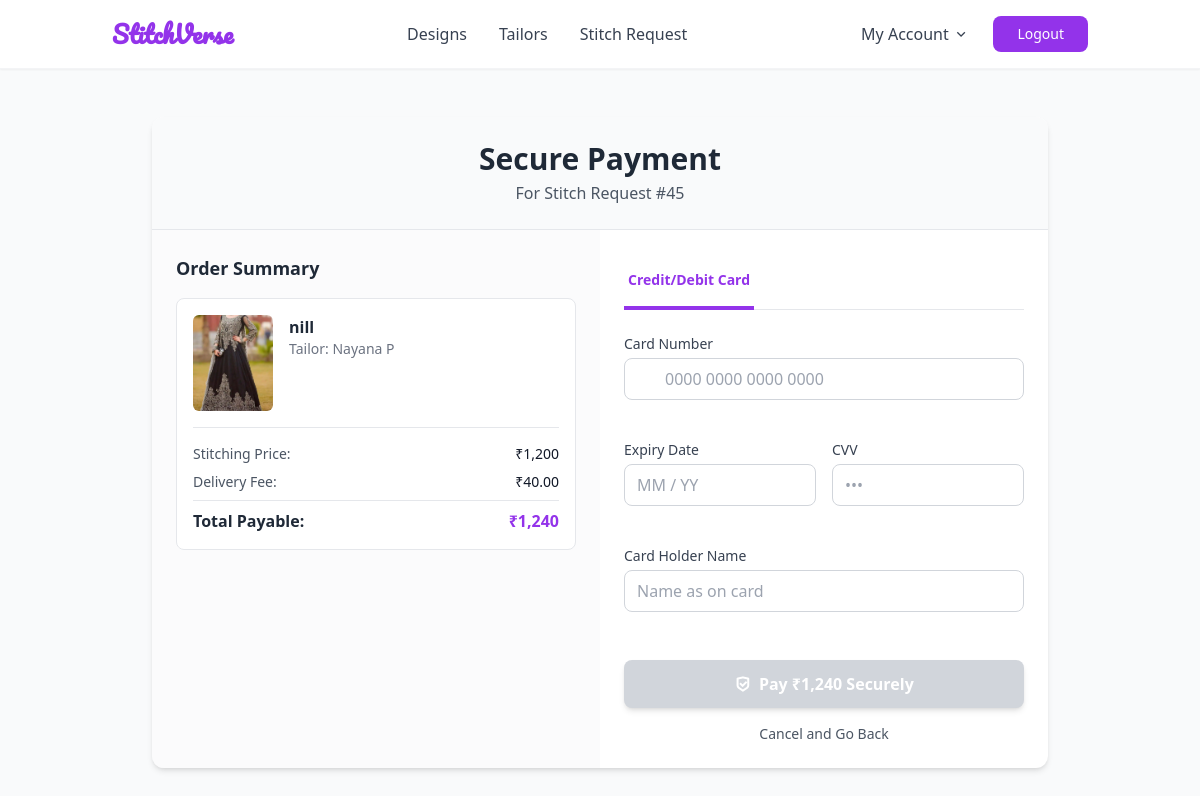
The page /payment1.php?order_id=45 (signed in) on the database its author committed.
### tables this page shows
CREATE TABLE IF NOT EXISTS `stitchreq` (
  `sdid` int NOT NULL AUTO_INCREMENT,
  `tid` int NOT NULL,
  `uid` int NOT NULL,
  `sdname` varchar(255) NOT NULL,
  `sdtype` varchar(50) NOT NULL,
  `sfabric` varchar(50) NOT NULL,
  `scolor` varchar(50) DEFAULT NULL,
  `spattern` varchar(50) DEFAULT NULL,
  `sneck` varchar(50) DEFAULT NULL,
  `sshoulder` varchar(50) DEFAULT NULL,
  `ssleeve` varchar(50) DEFAULT NULL,
  `sinstructions` varchar(255) DEFAULT NULL,
  `scustom` text,
  `spriority` varchar(50) DEFAULT 'Standard',
  `sddate` date DEFAULT NULL,
  `simg` text,
  `scomments` text,
  `sprice` decimal(10,2) DEFAULT NULL,
  `sstatus` varchar(50) DEFAULT 'Pending',
  PRIMARY KEY (`sdid`)
);

CREATE TABLE IF NOT EXISTS `treg` (
  `tid` int NOT NULL AUTO_INCREMENT,
  `tname` varchar(50) NOT NULL,
  `email` varchar(70) NOT NULL,
  `address` varchar(100) NOT NULL,
  `city` varchar(20) NOT NULL,
  `distri` varchar(20) NOT NULL,
  `pinc` int NOT NULL,
  `phone` varchar(12) NOT NULL,
  `spect` varchar(85) NOT NULL,
  `quali` varchar(50) NOT NULL,
  PRIMARY KEY (`tid`)
);

### databasecon.php (called while the page is built, shortened)
<?php
class DatabaseCon {
    private $dbhost = 'localhost';
    private $dbuser = 'root';
    private $dbpass = '';
    private $db = 'stitchverse1';
    private $conn;
    public function __construct() {
        $this->conn = mysqli_connect($this->dbhost, $this->dbuser, $this->dbpass, $this->db);
    }
    public function selectData($query, $types = "", ...$params) {
        $stmt = $this->conn->prepare($query);
        if ($types != "" && count($params) > 0) {
            $stmt->bind_param($types, ...$params);
        }
        $stmt->execute();
        return $stmt->get_result();
    }
}
?>

### payment1.php (the view, shortened to what this page needs)
<?php
require 'databasecon.php';
$db = new DatabaseCon();
$order_id = $_GET['order_id'];
$customer_id = $_SESSION['user_id'];
$sql = "SELECT sr.*, c.cname, t.tname
        FROM stitchreq sr
        JOIN creg c ON sr.uid = c.cid
        LEFT JOIN treg t ON sr.tid = t.tid
        WHERE sr.sdid = ? AND sr.uid = ?";
$result = $db->selectData($sql, "ii", $order_id, $customer_id);
if ($result && $result->num_rows === 1) {
    $order = $result->fetch_assoc();
} else {
    die("Error: Could not find the specified order for your account.");
}
$sql_payment = "SELECT pid FROM payment WHERE order_id = ? AND pstatus = 'Paid'";
$payment_result = $db->selectData($sql_payment, "i", $order_id);
$is_paid = ($payment_result && $payment_result->num_rows > 0);
?>
<!DOCTYPE html>
<html lang="en">
<head>
    <script src="https://cdn.tailwindcss.com"></script>
    <link href="https://cdn.jsdelivr.net/npm/remixicon@4.2.0/fonts/remixicon.css" rel="stylesheet" />
</head>
<body class="bg-gray-50 min-h-screen">
    <header class="bg-white shadow-sm border-b border-gray-100 sticky top-0 z-50">
      <div class="container mx-auto px-6 py-4">
        <div class="flex items-center justify-between">
          <a href="customerhome.php" class="text-2xl font-bold text-purple-600 font-pacifico">StitchVerse</a>
          <nav class="hidden md:flex items-center space-x-8">
            <a href="viewdesigns.php" class="text-gray-700 hover:text-purple-600 transition-colors">Designs</a>
            <a href="cviewt.php" class="text-gray-700 hover:text-purple-600 transition-colors">Tailors</a>
            <a href="customreq1.php" class="text-gray-700 hover:text-purple-600 transition-colors">Stitch Request</a>
          </nav>
          <div class="hidden md:flex items-center space-x-6">
            <div class="relative" id="profile-dropdown-container">
              <button id="profile-dropdown-button" class="flex items-center text-gray-700 hover:text-purple-600 focus:outline-none transition-colors">
                <span class="font-medium">My Account</span>
                <i class="ri-arrow-down-s-line ml-1"></i>
              </button>
            </div>
            <a href="logout.php" class="bg-purple-600 text-white px-6 py-2 rounded-lg hover:bg-purple-700 text-sm font-medium">Logout</a>
          </div>
        </div>
      </div>
    </header>
    <main class="container mx-auto px-4 py-12">
        <div class="max-w-4xl mx-auto">
            <div class="bg-white rounded-xl shadow-md overflow-hidden">
                <div class="text-center p-6 bg-gray-50 border-b">
                    <h1 class="text-3xl font-bold text-gray-800">Secure Payment</h1>
                    <p class="text-gray-600 mt-1">For Stitch Request #<?php echo htmlspecialchars($order['sdid']); ?></p>
                </div>
                <?php if ($is_paid): ?>
                    <div class="p-8 md:p-12 text-center"><div class="w-24 h-24 rounded-full bg-green-100 mx-auto flex items-center justify-center mb-6"><i class="ri-shield-check-line text-6xl text-green-500"></i></div><h2 class="text-3xl font-bold text-gray-800">Payment Complete</h2><p class="text-gray-600 mt-4 max-w-md mx-auto">This order has already been paid for. No further action is needed.</p><a href="stitchingorders.php" class="mt-8 inline-block bg-purple-600 text-white px-10 py-3 rounded-lg text-lg font-bold hover:bg-purple-700">View My Stitching Orders</a></div>
                <?php else: ?>
                <div class="grid grid-cols-1 md:grid-cols-2">
                    <div class="p-6 bg-gray-50/70">
                        <h3 class="text-lg font-bold text-gray-800 mb-4">Order Summary</h3>
                        <div class="bg-white p-4 rounded-lg border">
                            <div class="flex items-start gap-4">
                                <img src="<?php echo htmlspecialchars(!empty($order['simg']) ? $order['simg'] : 'placeholder.jpg'); ?>" class="w-20 h-24 object-cover rounded-md flex-shrink-0">
                                <div>
                                    <h4 class="font-semibold text-gray-800"><?php echo htmlspecialchars($order['sdname']); ?></h4>
                                    <p class="text-sm text-gray-500">Tailor: <?php echo htmlspecialchars($order['tname']); ?></p>
                                </div>
                            </div>
                            <div class="mt-4 space-y-2 text-sm border-t pt-4">
                                <div class="flex justify-between"><span class="text-gray-600">Stitching Price:</span><span class="font-medium text-gray-900">₹<?php echo number_format($order['sprice']); ?></span></div>
                                <div class="flex justify-between"><span class="text-gray-600">Delivery Fee:</span><span class="font-medium text-gray-900">₹40.00</span></div>
                                <div class="flex justify-between text-base font-bold text-gray-800 border-t pt-2 mt-2"><span >Total Payable:</span><span class="text-purple-600">₹<?php echo number_format($order['sprice'] + 40); ?></span></div>
                            </div>
                        </div>
                    </div>
                    <div class="p-6">
                        <div class="border-b mb-6"><nav class="flex -mb-px space-x-6"><div id="card-tab" class="payment-tab active py-4 px-1 text-sm font-semibold">Credit/Debit Card</div></nav></div>
                        <form id="payment-form" action="payaction.php" method="POST" novalidate>
                            <div class="space-y-5">
                                <div>
                                    <label for="card_no" class="block mb-1 text-sm font-medium text-gray-700">Card Number</label>
                                    <div class="relative"><i class="ri-credits-card-line text-gray-400 absolute left-3.5 top-1/2 -translate-y-1/2"></i><input type="text" id="card_no" name="card_no" required class="w-full pl-10 pr-4 py-2 border border-gray-300 rounded-lg" placeholder="0000 0000 0000 0000" maxlength="19" inputmode="numeric"></div>
                                    <div id="card_no-error" class="form-error"></div>
                                </div>
                                <div class="grid grid-cols-2 gap-4">
                                    <div>
                                        <label for="carexp_dt" class="block mb-1 text-sm font-medium text-gray-700">Expiry Date</label>
                                        <input type="text" id="carexp_dt" name="carexp_dt" required class="w-full py-2 px-3 border border-gray-300 rounded-lg" placeholder="MM / YY" maxlength="7" inputmode="numeric">
                                        <div id="carexp_dt-error" class="form-error"></div>
                                    </div>
                                    <div>
                                        <label for="cvv" class="block mb-1 text-sm font-medium text-gray-700">CVV</label>
                                        <input type="password" id="cvv" name="cvv" required class="w-full py-2 px-3 border border-gray-300 rounded-lg" placeholder="•••" maxlength="3" inputmode="numeric">
                                        <div id="cvv-error" class="form-error"></div>
                                    </div>
                                </div>
                                <div>
                                    <label for="card_name" class="block mb-1 text-sm font-medium text-gray-700">Card Holder Name</label>
                                    <input type="text" id="card_name" name="card_name" required class="w-full py-2 px-3 border border-gray-300 rounded-lg" placeholder="Name as on card">
                                    <div id="card_name-error" class="form-error"></div>
                                </div>
                                <div class="pt-2">
                                    <button id="submit-btn" type="submit" class="w-full py-3 bg-purple-600 text-white rounded-lg font-semibold shadow-md transition-all flex items-center justify-center gap-2 btn-disabled">
                                        <i class="ri-shield-check-line"></i> <span>Pay ₹<?php echo number_format($order['sprice'] + 40); ?> Securely</span>
                                    </button>
                                    <a href="stitchrequest_details.php?id=<?php echo htmlspecialchars($order['sdid']); ?>" class="block text-center text-sm text-gray-600 hover:text-purple-600 mt-4">Cancel and Go Back</a>
                                </div>
                            </div>
                        </form>
                    </div>
                </div>
                <?php endif; ?>
            </div>
        </div>
    </main>
</body>
</html>

### payment1.php (style rules this page uses)
.font-pacifico { font-family: 'Pacifico', cursive; }
.payment-tab { cursor: pointer; border-bottom: 4px solid transparent; }
.payment-tab.active { border-color: #9333ea; color: #9333ea; }
.form-error { color: #dc2626; font-size: 0.875rem; height: 1.25rem; transition: all 0.2s; }
.btn-disabled { background-color: #d1d5db; cursor: not-allowed; }

### rows shown on the page
stitchreq: sdid "45", simg (picture), sdname "nill", tid.tname "Nayana P", sprice "1,200", $order['sprice'] + 40 "1,240"
